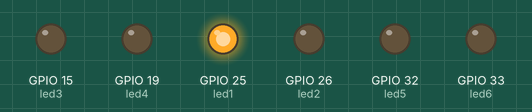
Bench run of a sketch on a simulated ESP32. Parts: output pins drawn as LEDs (lit = HIGH).

Above: at 0.5 s.
At 3.5 s:
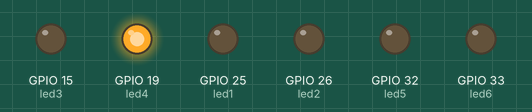
At 4.5 s:
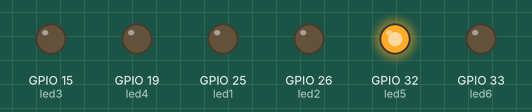
At 7.5 s:
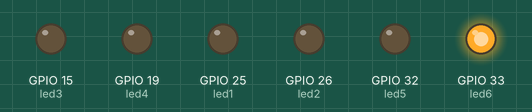
At 10.5 s:
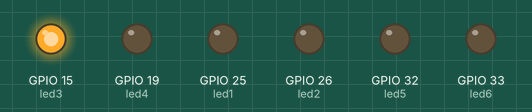
At 15.5 s:
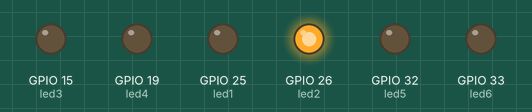
Timing chart, 0 to 16.1 s (numbered marks = the images above):
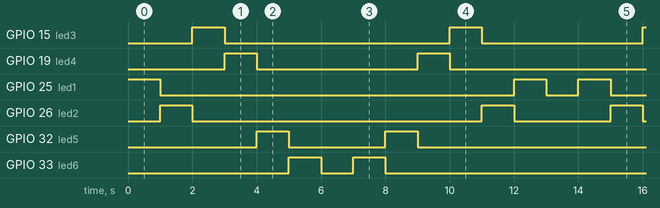

The sketch:

sketch_mar24a.ino
```cpp
int led1 = 25;
int led2 = 26;
int led3 = 15;
int led4 = 19;
int led5 = 32;
int led6 = 33;

void setup() {
  // put your setup code here, to run once:
pinMode(led1,OUTPUT);
pinMode(led2,OUTPUT);
pinMode(led3,OUTPUT);
pinMode(led4,OUTPUT);
pinMode(led5,OUTPUT);
pinMode(led6,OUTPUT);

}

void loop() {
  // put your main code here, to run repeatedly:
digitalWrite(led1,HIGH);
delay(1000);
digitalWrite(led1,LOW);
digitalWrite(led2,HIGH);
delay(1000);
digitalWrite(led2,LOW);
digitalWrite(led3,HIGH);
delay(1000);
digitalWrite(led3,LOW);
 digitalWrite(led4,HIGH);
delay(1000);
digitalWrite(led4,LOW);
digitalWrite(led5,HIGH);
delay(1000);
digitalWrite(led5,LOW);
digitalWrite(led6,HIGH);
delay(1000);
digitalWrite(led6,LOW);
delay(1000);
digitalWrite(led6,HIGH);
delay(1000);
digitalWrite(led6,LOW);
digitalWrite(led5,HIGH);
delay(1000);
digitalWrite(led5,LOW);
digitalWrite(led4,HIGH);
delay(1000);
digitalWrite(led4,LOW);
 digitalWrite(led3,HIGH);
delay(1000);
digitalWrite(led3,LOW);
digitalWrite(led2,HIGH);
delay(1000);
digitalWrite(led2,LOW);
digitalWrite(led1,HIGH);
delay(1000);
digitalWrite(led1,LOW);
delay(1000);
}
```

Measured:
- by itself, GPIO 15 (led3): repeats every 14.0 s: LOW 7.0 s, HIGH 1.0 s, LOW 5.0 s, HIGH 1.0 s
- by itself, GPIO 19 (led4): repeats every 14.0 s: LOW 5.0 s, HIGH 1.0 s, LOW 7.0 s, HIGH 1.0 s
- by itself, GPIO 25 (led1): repeats every 14.0 s: LOW 11.0 s, HIGH 1.0 s, LOW 1.0 s, HIGH 1.0 s
- by itself, GPIO 26 (led2): repeats every 14.0 s: LOW 9.0 s, HIGH 1.0 s, LOW 3.0 s, HIGH 1.0 s
- by itself, GPIO 32 (led5): repeats every 14.0 s: LOW 3.0 s, HIGH 1.0 s, LOW 9.0 s, HIGH 1.0 s
- by itself, GPIO 33 (led6): repeats every 14.0 s: LOW 1.0 s, HIGH 1.0 s, LOW 11.0 s, HIGH 1.0 s
